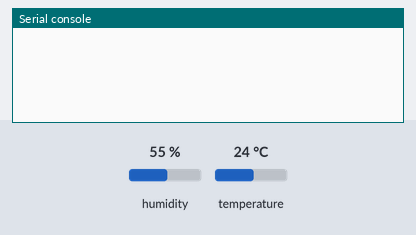
A program run on a simulated Raspberry Pi Pico running MicroPython. Shown: the last lines printed to the serial console. The inputs (shaded band) are chosen by the test bench; at power-on: humidity 55 %, temperature 24 °C.

Above: at 1.2 s.
1.3 s: humidity set to 22 %
At 2.4 s:
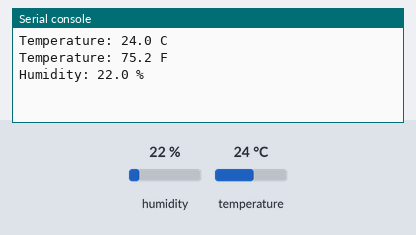
4.3 s: temperature set to 12 °C
At 7.0 s:
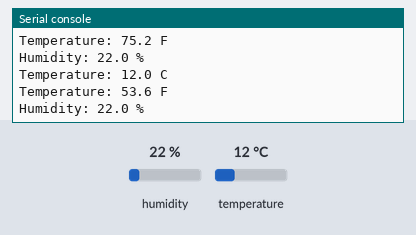
7.3 s: humidity set to 40 %
At 9.4 s:
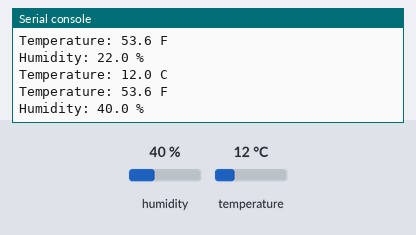

The program:

main_Read_DHT_Sensor.py
```python
# Complete project details at https://RandomNerdTutorials.com/raspberry-pi-pico-dht11-dht22-micropython/

from machine import Pin
from time import sleep
import dht

# sensor = dht.DHT11(Pin(3))
sensor = dht.DHT11(Pin(2))

while True:
  try:
    sleep(2)
    sensor.measure()
    temp = sensor.temperature()
    hum = sensor.humidity()
    temp_f = temp * (9/5) + 32.0
    print('Temperature: %3.1f C' %temp)
    print('Temperature: %3.1f F' %temp_f)
    print('Humidity: %3.1f %%' %hum)
  except OSError as e:
    print('Failed to read sensor.')
    print(e)
```

Measured:
- after the input at 1.3 s, the serial console: prints a new line after 0.72 s (image 1)
- after the input at 4.3 s, the serial console: prints a new line after 1.8 s (image 2)
- after the input at 7.3 s, the serial console: prints a new line after 0.79 s (image 3)
